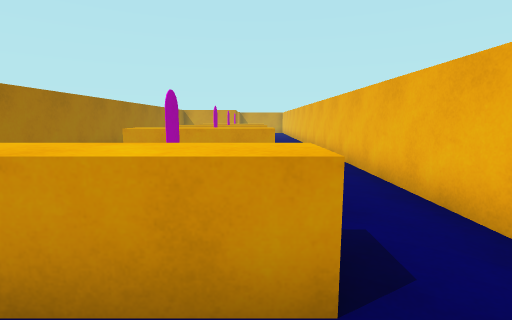
view 1 (above)

16 first-person views from a walk through a 3-D level made in the Unity game engine. The camera is 1.2 m above the floor, tilts 8° down and sees 85° across. Doors are open. The floor is counted in squares, 1 m on a side. Each view is taken from the middle of a square. On the plan, view 1 faces up. The plan holds only what a view shows up to about 13 squares ahead; the rest is blank. The player character is not drawn.

view 2
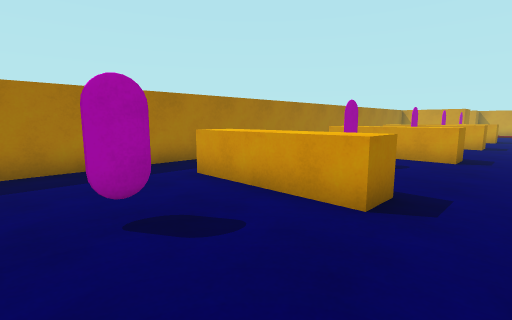

view 3
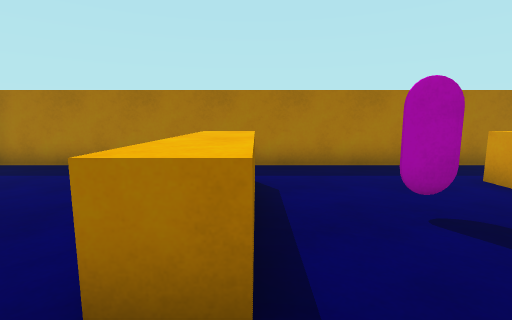

view 4
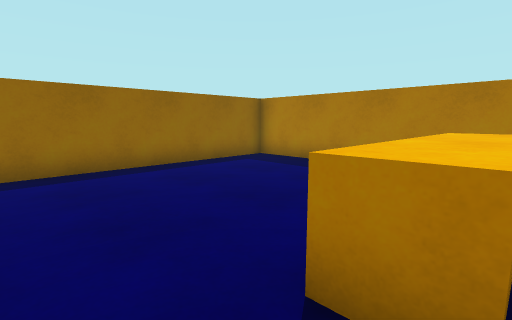

view 5
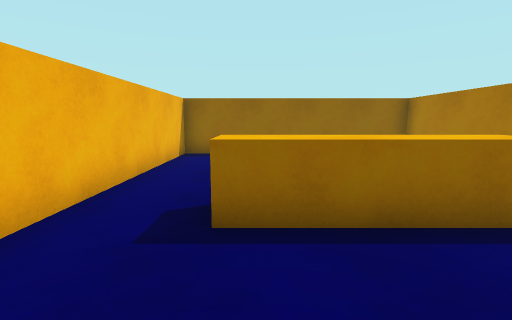

view 6
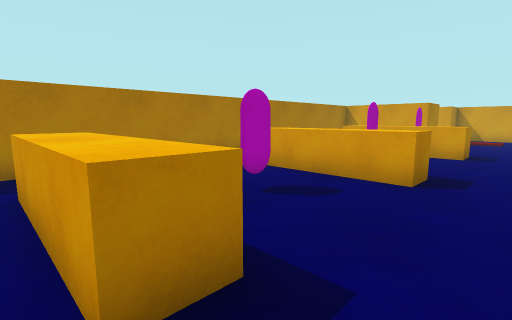

view 7
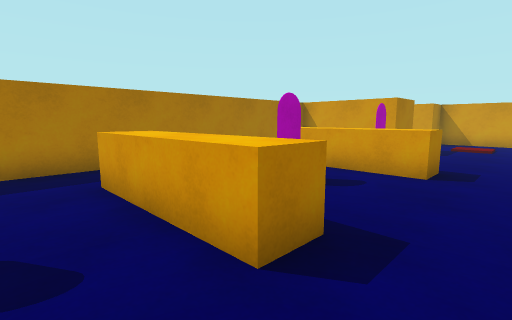

view 8
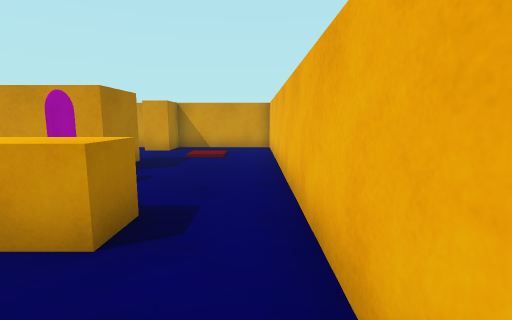

view 9
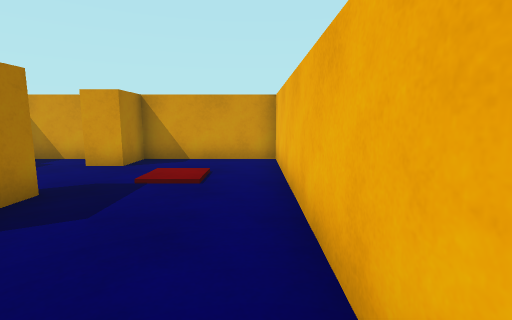

view 10
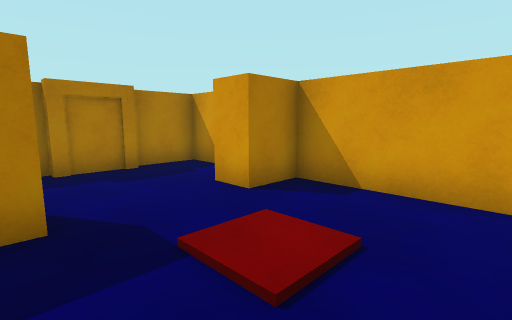

view 11
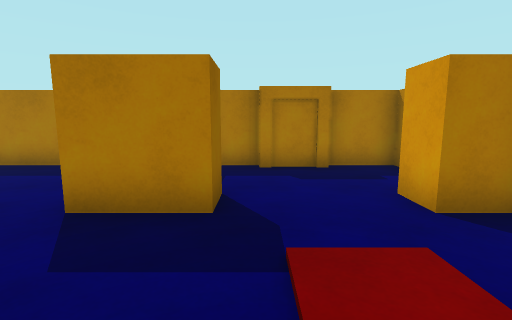

view 12
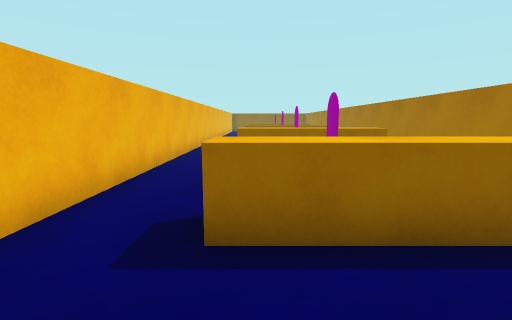

view 13
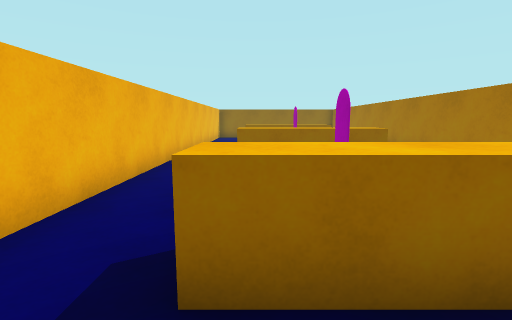

view 14
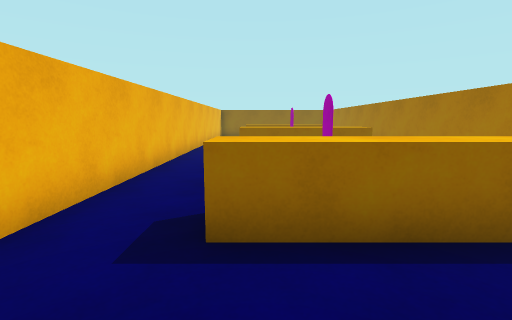

view 15
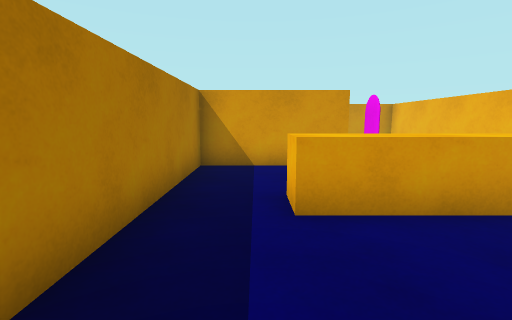

view 16
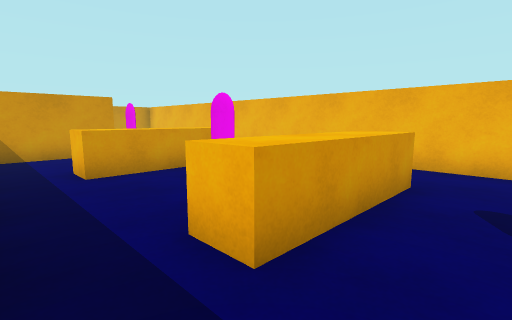

### Floor plan
Key: @ floor where view 1 was taken; # wall or solid block; . floor; D open door; ^ raised ledge; E elevator.
Columns run from 6 left of view 1 to 3 right of it. Each row starts with its distance up from view 1.
 28 ##########
 27 #...#....#
 26 #E..D....#
 25 #E..D....#
 24 #E..D....#
 23 #...#....#
 22 #####....#
 21 #........#
 20 #...#....#
 19 #........#
 18 #..^^^^..#
 17 #........#
 16 #........#
 15 #...#....#
 14 #...  ...#
 13 #..^^^^..#
 12 #........#
 11 #...#....#
 10 #   .....#
  9 #   .....#
  8 #  ^^^^..#
  7 #........#
  6 #    ....#
  5 #     ...#
  4 #     ...#
  3 #. ......#
  2 #..^^^^..#
  1 #........#
  0 #.....@..#
 -1 #...#....#
 -2 #........#
 -3 #..^^^^..#
 -4 #  ^^^^..#
 -5 #   .....#
 -6 #  ......#
 -7 # .......#
 -8 #........#
 -9 #........#
-10 ##########

Where each view was taken, in squares from view 1:
view 1: 0 up, 0 right, facing up
view 2: 2 down, 2 right, facing up-left
view 3: 3 down, 2 right, facing left
view 4: 3 down, 2 right, facing down-left
view 5: 0 up, 0 right, facing down
view 6: 7 up, 2 right, facing up-left
view 7: 11 up, 2 right, facing up-left
view 8: 15 up, 2 right, facing up
view 9: 19 up, 2 right, facing up
view 10: 23 up, 2 right, facing up-left
view 11: 24 up, 2 right, facing left
view 12: 21 up, 0 right, facing down
view 13: 10 up, 0 right, facing down
view 14: 11 up, 0 right, facing down
view 15: 14 up, 4 left, facing up
view 16: 11 up, 5 left, facing up-right
